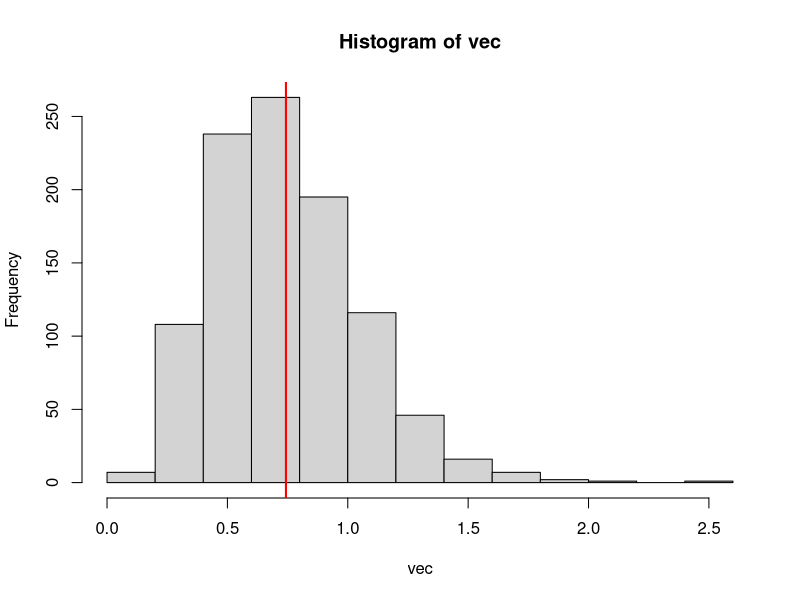
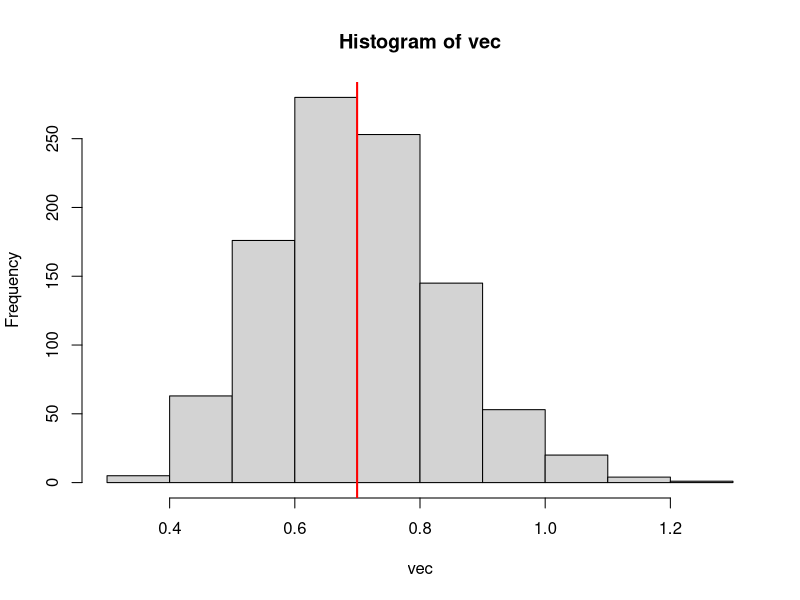

Reproduce these figures in R, in order.
lotsa_medians <- function(vecLength, numVals){
  vec <- numeric(vecLength)
  for(i in 1:vecLength){
    exp <- rexp(numVals)
    vec[i] <- median(exp)
  }
  hist(vec)
  abline(v=mean(vec), col='red', lwd=2)
}
  

lotsa_medians(1000,10)
lotsa_medians(1000,50)
